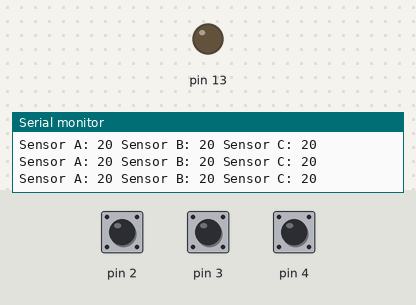
A sketch run on a simulated Arduino Uno, built with avr-gcc and run on an emulated ATmega328P. On the bench: output pins drawn as LEDs (lit = HIGH), the last lines printed to the serial monitor. The test bench sets the inputs (shaded band); at power-on: pin 2 HIGH, pin 3 HIGH, pin 4 HIGH.

Above: at 1.2 s.
1.3 s: pin 2 pulled LOW for 0.15 s
At 1.43 s:
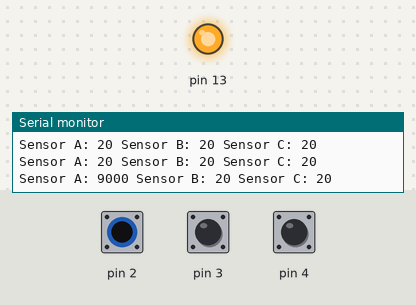
9.1 s: pin 2 pulled LOW for 1 s
At 10.8 s:
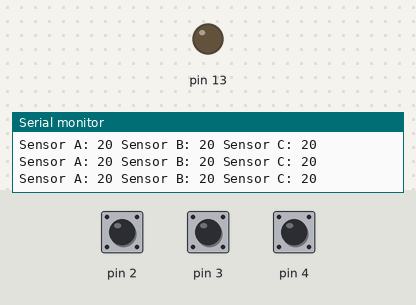
Timing chart, 0 to 12.3 s (numbered marks = the images above; inputs shaded):
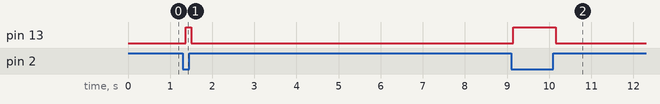

The sketch:

capsense_arduino_curso.ino
```cpp
#include <CapacitiveSensor.h>

CapacitiveSensor a = CapacitiveSensor(5,2);// Pin 5 emisor y Pin 2 Receptor  1Mohm
CapacitiveSensor b = CapacitiveSensor(6,3);// Pin 5 emisor y Pin 3 Receptor  330Kohm
CapacitiveSensor c = CapacitiveSensor(7,4);// Pin 5 emisor y Pin 4 Receptor  47Kohm

void setup(){
    pinMode(13,OUTPUT);
    a.set_CS_AutocaL_Millis(0xFFFFFFFF);//apaga autocalibrado
    Serial.begin(9600);
}

void loop(){
     int sensA = a.capacitiveSensor(60);//leer el valor capacitivo del sensor A
     int sensB = b.capacitiveSensor(60);//leer el valor capacitivo del sensor B
     int sensC = c.capacitiveSensor(60);//leer el valor capacitivo del sensor C

     Serial.print("Sensor A: ");
     Serial.print(sensA);
     Serial.print(" Sensor B: ");
     Serial.print(sensB);
     Serial.print(" Sensor C: ");
     Serial.println(sensC);

     if(sensA > 500){
       digitalWrite(13,HIGH);
     }
     else{
       digitalWrite(13,LOW);
     }

     delay(10);

}
```

Measured:
- after the input at 1.3 s, pin 13: LOW → HIGH after 0.07 s, → LOW 0.13 s later
- after the input at 9.1 s, pin 13: LOW → HIGH after 0.05 s, → LOW 1.0 s later
